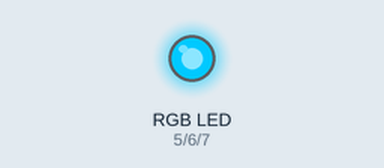
A sketch run on a simulated Arduino Uno, built with avr-gcc and run on an emulated ATmega328P. Parts: an RGB LED mixed from three pins (HIGH = lit). Dim RGB values are drawn brighter than linear.

Above: at 0.05 s.
At 1.5 s:
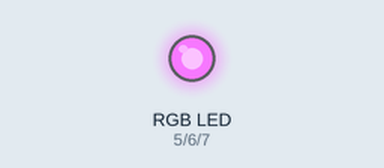
At 2.95 s:
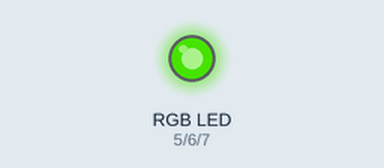
Timing chart, 0 to 6.9 s (numbered marks = the images above):
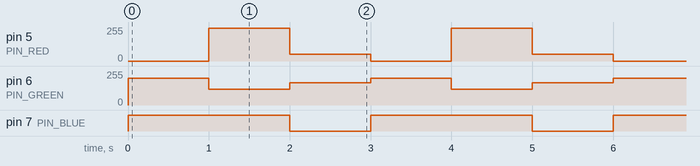

Measured:
- by itself, pin 5 (PIN_RED): repeats every 3.0 s: 52/255 1.0 s, 0/255 1.0 s, 247/255 1.0 s
- by itself, pin 6 (PIN_GREEN): repeats every 3.0 s: 120/255 1.0 s, 168/255 1.0 s, 201/255 1.0 s
- by itself, pin 7 (PIN_BLUE): alternates HIGH for 2.0 s and LOW for 1.0 s

The sketch:

RGB_Led_code.ino
```cpp
const int PIN_RED   = 5;
const int PIN_GREEN = 6;
const int PIN_BLUE  = 7;

void setup() {
  pinMode(PIN_RED,   OUTPUT);
  pinMode(PIN_GREEN, OUTPUT);
  pinMode(PIN_BLUE,  OUTPUT);
}

void loop() {
  analogWrite(PIN_RED,   0);
  analogWrite(PIN_GREEN, 201);
  analogWrite(PIN_BLUE,  204);

  delay(1000);

  analogWrite(PIN_RED,   247);
  analogWrite(PIN_GREEN, 120);
  analogWrite(PIN_BLUE,  138);

  delay(1000);

  analogWrite(PIN_RED,   52);
  analogWrite(PIN_GREEN, 168);
  analogWrite(PIN_BLUE,  83);

  delay(1000);
}
```
